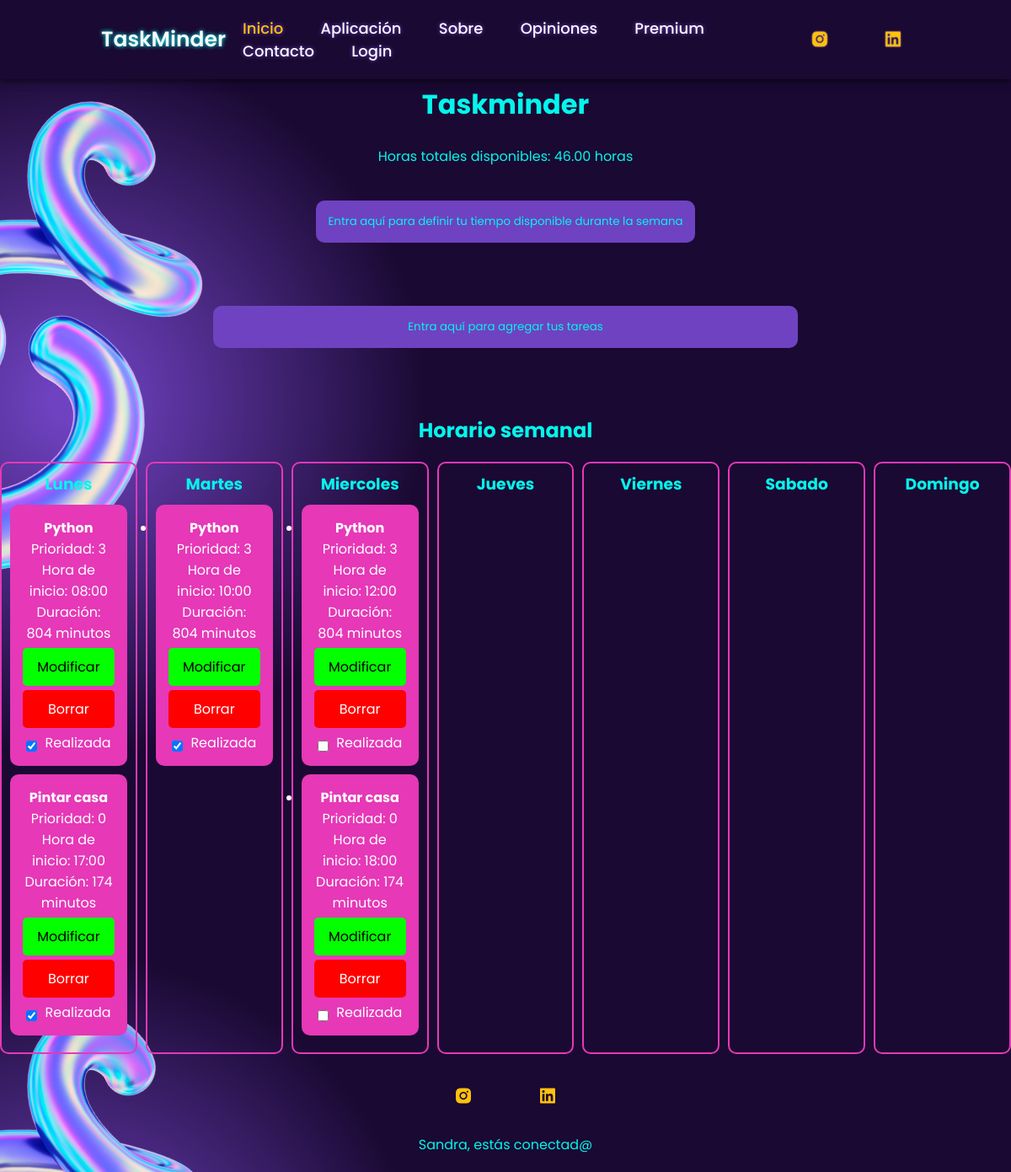
The page /taskminder (signed in) on the database its author committed.
### models.py (models this page shows, shortened)
class TareasSemana(db.Model):
    __tablename__ = 'tareas_semana'
    id_tarea = Column(Integer, primary_key=True)
    contenido_tarea = Column(String(200), nullable=False)
    prioridad = Column(Integer, nullable=False)
    dia_semana = Column(String(20), nullable=False)
    horario_inicio = Column(Time, nullable=False)
    tiempo = Column(Integer, nullable=False)
    switch_alarma = Column(Boolean, default=False)
    switch_recordatorio = Column(Boolean, default=False)
    tiempo_recordatorio = Column(Integer, nullable=True)
    estado = Column(Boolean, default=False)
    id_usuario = Column(Integer, ForeignKey('usuario.id_usuario'), nullable=False)
    usuario = relationship("Usuario", back_populates="tareas")

class Usuario(db.Model, UserMixin):
    __tablename__ = 'usuario'
    id_usuario = db.Column(db.Integer, primary_key=True)
    nombre = db.Column(db.String(50), unique=True, nullable=False)
    email = db.Column(db.String(120), unique=True, nullable=False)
    password_hash = db.Column(db.String(128), nullable=False)
    activo = db.Column(db.Boolean, default=True)
    tiempo_disponible = relationship("TiempoDisponible", back_populates="usuario")
    tareas = relationship("TareasSemana", back_populates="usuario")  # Para relación con TareasSemana

### main.py (the view, shortened to what this page needs)
@app.route('/taskminder', methods=['GET', 'POST'])
@login_required
def taskminder():
    id_usuario = current_user.id_usuario
    tiempo_disponible = session.query(TiempoDisponible).filter_by(id_usuario=id_usuario).first()
    if tiempo_disponible:
        horas = {
            'lunes': redondear_a_dos_decimales(redondear_a_cuartos(float(tiempo_disponible.minutos_disponibles_lunes) / 60)),
            'martes': redondear_a_dos_decimales(redondear_a_cuartos(float(tiempo_disponible.minutos_disponibles_martes) / 60)),
            'miercoles': redondear_a_dos_decimales(redondear_a_cuartos(float(tiempo_disponible.minutos_disponibles_miercoles) / 60)),
            'jueves': redondear_a_dos_decimales(redondear_a_cuartos(float(tiempo_disponible.minutos_disponibles_jueves) / 60)),
            'viernes': redondear_a_dos_decimales(redondear_a_cuartos(float(tiempo_disponible.minutos_disponibles_viernes) / 60)),
            'sabado': redondear_a_dos_decimales(redondear_a_cuartos(float(tiempo_disponible.minutos_disponibles_sabado) / 60)),
            'domingo': redondear_a_dos_decimales(redondear_a_cuartos(float(tiempo_disponible.minutos_disponibles_domingo) / 60))
        }
        horas_totales_disponibles = redondear_a_dos_decimales(redondear_a_cuartos(float(tiempo_disponible.horas_totales_disponibles)))
    tareas = session.query(TareasSemana).filter_by(id_usuario=id_usuario).order_by(TareasSemana.horario_inicio).all()
    tareas_por_dia = {
        'lunes': [],
        'martes': [],
        'miercoles': [],
        'jueves': [],
        'viernes': [],
        'sabado': [],
        'domingo': []
    }
    for tarea in tareas:
        dia = tarea.dia_semana
        if dia in tareas_por_dia:
            tarea.tiempo = int(tarea.tiempo)  # Asegúrate de que los minutos no tengan decimales
            tareas_por_dia[dia].append(tarea)
    return render_template('sitio/taskminder.html', tareas=tareas_por_dia, horas=horas, horas_totales_disponibles=horas_totales_disponibles)

### main.py (called while the page is built)
@app.before_request
def before_request_logging():
    logging.debug('Cookies: ' + str(request.cookies))

@login_manager.user_loader
def cargar_usuario(id_usuario):
    return session.get(Usuario, int(id_usuario))

def redondear_a_cuartos(valor):
    if isinstance(valor, str):
        valor = float(valor)
    return round(valor * 4) / 4

@app.template_filter('redondear_a_dos_decimales')
def redondear_a_dos_decimales(valor):
    if isinstance(valor, str):
        valor = float(valor)
    return "{:.2f}".format(valor)

### models.py (called while the page is built)
    @property
    def horas_totales_disponibles(self):
        total_minutos = (
            self.minutos_disponibles_lunes +
            self.minutos_disponibles_martes +
            self.minutos_disponibles_miercoles +
            self.minutos_disponibles_jueves +
            self.minutos_disponibles_viernes +
            self.minutos_disponibles_sabado +
            self.minutos_disponibles_domingo
        )
        return total_minutos / 60

### templates/sitio/taskminder.html (shortened to what this page needs)
{% include 'sitio/cabecera_taskminder_app.html' %}
<body class="taskminder">
    {% include 'sitio/cabecera_taskminder_app.html' %}
    <h1 class="taskminder">Taskminder</h1>
    <br>
    <p>Horas totales disponibles: {{ horas_totales_disponibles|redondear_a_cuartos|redondear_a_dos_decimales }} horas</p>
    <form class="taskminder" method="POST" action="{{ url_for('configurar_horas') }}">
        <button type="button" class="accordion taskminder">Entra aquí para definir tu tiempo disponible durante la semana</button>
    </form>
    <form class="taskminder" id="form-agregar-tarea" method="POST">
        <button type="button" class="accordion taskminder">Entra aquí para agregar tus tareas</button>
    </form>
    <div id="horario-container" class="taskminder"><br>
        <h2 class="taskminder">Horario semanal</h2>
        <div class="horario taskminder">
            {% for dia in ['lunes', 'martes', 'miercoles', 'jueves', 'viernes', 'sabado', 'domingo'] %}
            <div class="dia taskminder">
                <h3>{{ dia|capitalize }}</h3>
                <ul id="tareas-{{ dia }}" class="taskminder">
                    {% for tarea in tareas[dia] %}
                    <li class="tarea-guardada">
                        <h4>{{ tarea.contenido_tarea }}</h4>
                        <p>Prioridad: {{ tarea.prioridad }}</p>
                        <p>Hora de inicio: {{ tarea.horario_inicio.strftime('%H:%M') }}</p>
                        <p>Duración: {{ tarea.tiempo }} minutos</p>
                        <button class="btn-modificar" data-id="{{ tarea.id_tarea }}"
                                data-contenido="{{ tarea.contenido_tarea }}"
                                data-prioridad="{{ tarea.prioridad }}"
                                data-dia="{{ tarea.dia_semana }}"
                                data-hora="{{ tarea.horario_inicio.strftime('%H:%M') }}"
                                data-tiempo="{{ tarea.tiempo }}"
                                data-alarma="{{ tarea.switch_alarma }}"
                                data-recordatorio="{{ tarea.switch_recordatorio }}"
                                data-tiempo_recordatorio="{{ tarea.tiempo_recordatorio }}">
                            Modificar
                        </button>
                        <button class="btn-borrar" data-id="{{ tarea.id_tarea }}">Borrar</button>
                        <input type="checkbox" class="tarea-realizada" data-id="{{ tarea.id_tarea }}" {% if tarea.estado %}checked{% endif %}> Realizada
                    </li>
                    {% endfor %}
                </ul>
            </div>
            {% endfor %}
        </div>
    </div>
</body>
{% include 'sitio/pie_pagina.html' %}

### templates/sitio/cabecera_taskminder_app.html (shortened to what this page needs)
<!DOCTYPE html>
<html lang="en">
<head>
    <link rel="stylesheet" href="../static/style_taskminder_app.css">
    <link href="https://unpkg.com/boxicons@2.1.4/css/boxicons.min.css" rel="stylesheet">
    <header class="header">
        <a href="/" class="logo">TaskMinder</a>
        <nav class="navbar">
            <a href="/" style="--i:1;" class="active">Inicio</a>
            <a href="/aplicacion" style="--i:2;">Aplicación</a>
            <a href="/sobre_nosotros" style="--i:3;">Sobre</a>
            <a href="/opiniones" style="--i:4;">Opiniones</a>
            <a href="/premium" style="--i:5;">Premium</a>
            <a href="/contacto" style="--i:6;">Contacto</a>
            <a href="/login" style="--i:7;">Login</a>
        </nav>
        <div class="social-media">
            <a href="https://www.instagram.com/olmolopezm?igsh=ZmxtdjFwYno4a3Bp&utm_source=qr" target="_blank" style="--i:1"><i class='bx bxl-instagram-alt' ></i></a>
            <a href="https://www.linkedin.com/in/olmolopezmatabuena/" target="_blank" style="--i:2"><i class='bx bxl-linkedin-square' ></i></a>
        </div>
    </header>
</head>

### templates/sitio/pie_pagina.html
    <footer class="footer">
        <div class="redes-sociales">
            <a href="https://www.instagram.com/olmolopezm?igsh=ZmxtdjFwYno4a3Bp&utm_source=qr" target="_blank"><i class='bx bxl-instagram-alt'></i></a>
            <a href="https://www.linkedin.com/in/olmolopezmatabuena/" target="_blank"><i class='bx bxl-linkedin-square'></i></a>
        </div><br>
        <div class="usuario-conectado-mensaje">
            {% if current_user.is_authenticated %}
                <p>{{ current_user.nombre }}, estás conectad@</p>
            {% else %}
                <a href="/login">Login</a>
            {% endif %}
        </div>
    </footer>
</body>
</html>

### static/style_taskminder_app.css (style rules this page uses)
* { margin: 0; padding: 0; box-sizing: border-box; font-family: 'Poppins', sans-serif; text-decoration: none; scrollbar-color: #44d9e8 transparent; }
body { background: #1a0932; font-family: 'Poppins', sans-serif; color: #00fef5; scrollbar-color: #44d9e8 transparent; display: flex; flex-direction: column; }
html, body { margin: 0; display: flex; flex-direction: column; }
.header { position: fixed; top: 0; left: 0; width: 100%; padding: 20px 10%; background: #1a0932; box-shadow: 0px 0px 10px rgba(0, 0, 0, 0.5); display: flex; justify-content: space-between; align-items: center; z-index: 100; }
.logo { font-size: 25px; color: #f8f9fa; text-decoration: none; font-weight: 600; opacity: 0; text-shadow: 0px 0px 5px #00fef5; animation: zoomOut 1.3s ease forwards; }
.navbar a { display: inline-block; font-size: 18px; color: #f8f9fa; text-decoration: none; font-weight: 500; margin: 0 20px; transition: .3s; opacity: 0; text-shadow: 0px 0px 5px #6f42c1; animation: slideTop 1s ease forwards; animation-delay: calc(.2s * var(--i)); }
.navbar a:hover, .navbar a.active { color: #fec10c; }
.social-media { display: flex; justify-content: space-between; width: 150px; height: 40px; text-shadow: 0px 0px 2px #6f42c1; }
.social-media a { display: inline-flex; justify-content: center; align-items: center; width: 40px; height: 40px; background: transparent; border: 2px solid transparent; border-radius: 10px; text-decoration: none; transform: rotate(45deg); transition: .5s; opacity: 0; animation: slideSci 1s ease forwards; animation-delay: calc(.2s * var(--i)); }
.social-media a i { font-size: 24px; color: #fec10c; transform: rotate(-45deg); }
.footer { background-color: transparent; padding: 20px; text-align: center; }
.redes-sociales { display: flex; justify-content: center; gap: 60px; }
.redes-sociales a { display: flex; justify-content: center; align-items: center; width: 40px; height: 40px; background: transparent; border: 2px solid transparent; border-radius: 10px; text-decoration: none; transition: border-color 0.5s, box-shadow 0.5s; transform: rotate(45deg); }
.redes-sociales a i { font-size: 24px; color: #fec10c; transform: rotate(-45deg); }
body.taskminder, .body-taskminder { background-image: url("taskminder_web_design_def_background2.png"); color: #04f5ec; font-family: 'Poppins', sans-serif; display: flex; min-height: 100vh; align-items: center; height: 100vh; margin: 0; padding: 0; overflow: auto; }
h1.taskminder, h1.h1-taskminder { text-align: center; margin-top: 100px; }
h2.taskminder { text-align: center; margin-top: 20px; }
form.taskminder, .formulario-grupo-taskminder { margin-bottom: 15px; color: #04f5ec; border-radius: 10px; margin-top: 20px; }
button.taskminder, .botones-taskminder button { padding: 10px 20px; border: none; border-radius: 10px; cursor: pointer; text-align: center; margin-top: 20px; margin-bottom: 20px; }
.accordion.taskminder { cursor: pointer; padding: 15px; width: 100%; border: none; text-align: center; outline: none; transition: 0.4s; background-color: #6f42c1; color: #04f5ec; border-radius: 10px; }
button.accordion.taskminder { display: block; width: 100%; }
.horario.taskminder { display: grid; grid-template-columns: repeat(7, 1fr); gap: 10px; border-radius: 10px; text-align: center; }
.dia.taskminder { border: 1px solid #6f42c1; padding: 10px 20px; border-radius: 10px; text-align: center; margin-top: 20px; }
#horario-container .dia { border: 2px solid #e638b7; padding: 10px; border-radius: 10px; margin-bottom: 10px; }
#horario-container .tarea-guardada { background-color: #e638b7; padding: 15px; margin: 10px 0; border-radius: 10px; color: #fff; text-align: center; }
.btn-modificar, .btn-borrar { display: block; width: 100%; margin: 5px 0; padding: 10px; font-size: 1em; border: none; border-radius: 5px; cursor: pointer; }
.btn-modificar { background-color: #04ff00; color: #000; }
.btn-borrar { background-color: #ff0000; color: #fff; }
.tarea-realizada { position: relative; top: 5px; margin-right: 5px; }

### rows shown on the page
TareasSemana: contenido_tarea "Python", prioridad "3", horario_inicio "08:00", tiempo "804", estado "☑"
TareasSemana: contenido_tarea "Pintar casa", prioridad "0", horario_inicio "17:00", tiempo "174", estado "☑"
TareasSemana: contenido_tarea "Python", prioridad "3", horario_inicio "10:00", tiempo "804", estado "☑"
TareasSemana: contenido_tarea "Python", prioridad "3", horario_inicio "12:00", tiempo "804"
TareasSemana: contenido_tarea "Pintar casa", prioridad "0", horario_inicio "18:00", tiempo "174"
Usuario: nombre "Sandra"

### other values the page prints
{{ dia|capitalize }} "Lunes" "Martes" "Miercoles" "Jueves" "Viernes" "Sabado" "Domingo"
